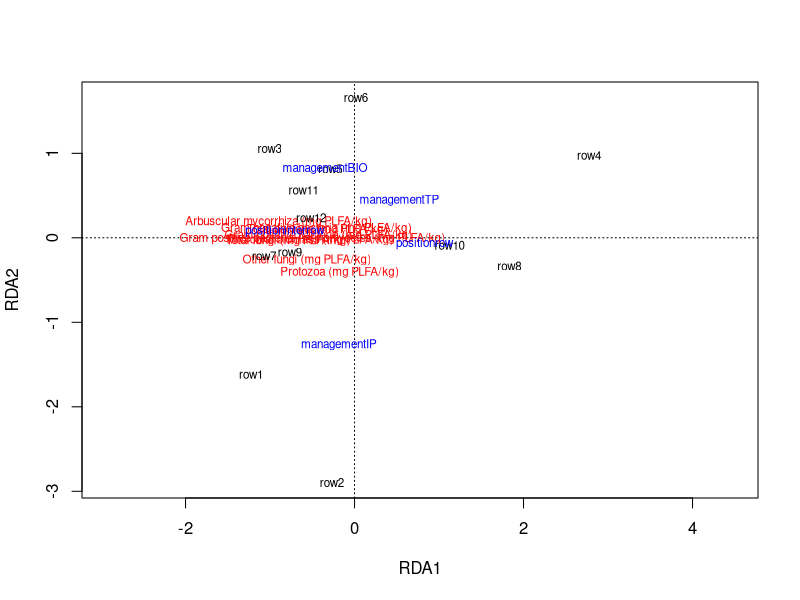

Write R code to recreate this figure.
# =========================================================

# Soil microbial communities

# Journal of Vegetation Science

# =========================================================

# Load packages

library(readxl)
library(vegan)

# =========================================================

# Import data

# =========================================================

RDA <- read_excel("RDA.xlsx")

# Convert variables to factors

RDA$management <- factor(RDA$management)
RDA$position <- factor(RDA$position)
RDA$year <- factor(RDA$year)

# =========================================================

# Soil biological variables

# =========================================================

# Response matrix

microbial <- RDA[, c(
  "Microbial biomass (mg PLFA/kg)",
  "Total bacteria (mg PLFA/kg)",
  "Gram positive bacteria (mg PLFA/kg)",
  "Gram positive bacteria-Actinomycetes (mg PLFA/kg)",
  "Gram negative bacteria (mg PLFA/kg)",
  "Total fungi (mg PLFA/kg)",
  "Arbuscular mycorrhiza (mg PLFA/kg)",
  "Other fungi (mg PLFA/kg)",
  "Protozoa (mg PLFA/kg)"
)]

# Standardization

microbial_std <- scale(microbial)

# Check total variance

sum(apply(microbial_std, 2, var))

# =========================================================

# Environmental variables

# =========================================================

env <- RDA[, c(
  "management",
  "position",
  "year"
)]

# =========================================================

# Redundancy Analysis (RDA)

# Year included as conditioning variable

# =========================================================

rda_model <- rda(
  microbial_std ~ management + position +
    Condition(year),
  data = env
)

# =========================================================

# RDA summary

# =========================================================

summary(rda_model)

# Eigenvalues

eigenvals(rda_model)

# =========================================================

# Permutation tests (999 permutations)

# =========================================================

# Overall model

anova(
  rda_model,
  permutations = 999
)

# Explanatory variables

anova(
  rda_model,
  by = "terms",
  permutations = 999
)

# Canonical axes

anova(
  rda_model,
  by = "axis",
  permutations = 999
)

# =========================================================

# Ordination plot

# =========================================================

plot(rda_model)

# Note:
# The published Figure 8 was generated using a customized
# graphical layout based on RDA scores.
# The plot above represents the default vegan ordination output.

# =========================================================

# Session information

# =========================================================

sessionInfo()

capture.output(
  sessionInfo(),
  file = "sessionInfo_RDA.txt"
)
